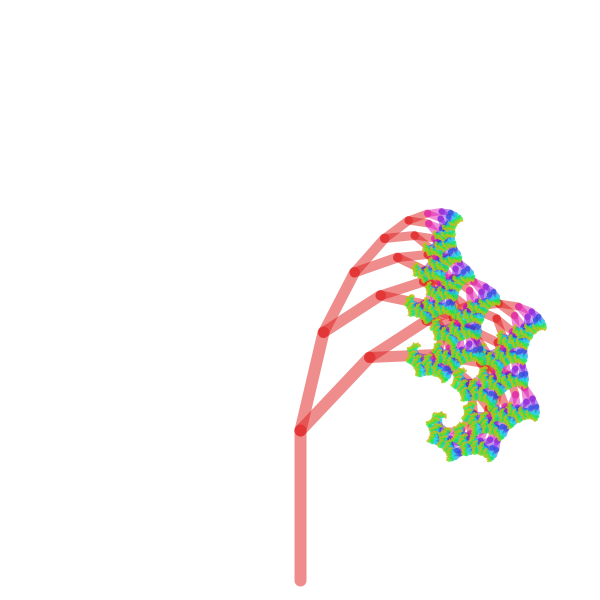
Frame 1 (no input)
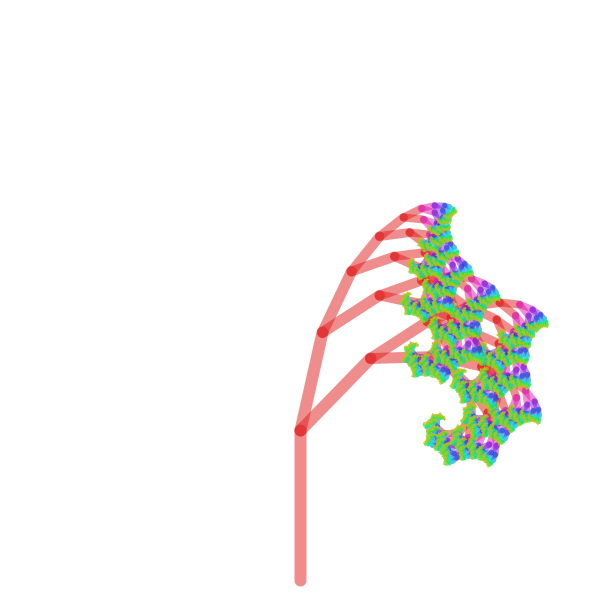
Frame 60 (the mouse pressed at the canvas centre just before this capture)
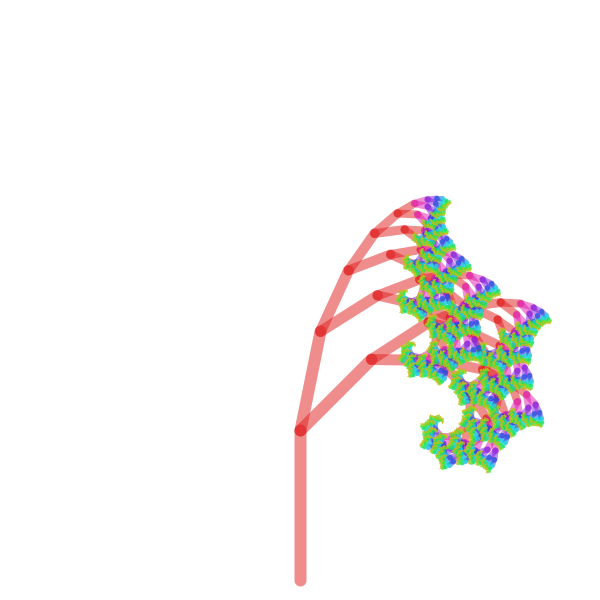
Frame 120 (the mouse held since frame 60 and released just before this capture)

The Processing sketch that drew these frames (run headless with seeded random() and noise(); from frame 60 on, the mouse is pressed at the canvas centre):

// Processing sketch: FractalTree_9
// ── FractalTree_9.pde
FTree myTree ;
float angIndex = 12.0;

void setup()
{
  size(600,600);
  
  colorMode(HSB,8);
}

void draw()
{
  background(0,0,255);
  myTree = new FTree(PI/angIndex,12);
  myTree.show();
  if(angIndex<1)
  {
    angIndex = 12.0;
  }
  
  angIndex = angIndex-0.01;
}

// ── MyTree.pde
class FTree
{
  float angle;
  int levels ;  

  float len = height/4;

  float sX = width/2;
  float sY = height-20;

  float eX = width/2;
  float eY = sY - len;

  FTree(float angle, int levels)
  {
    this.angle =  angle;
    this.levels = levels;
  }

  void show()
  {
    strokeWeight(levels);
    stroke(levels, 7, 7, 4);
    line(sX, sY, eX, eY);
    drawBranches(eX, eY, len, levels);
  }

  void drawBranches(float _eX, float _eY, float _len, int i)
  { 
    if (i>0)
    {

      translate(_eX, _eY);
      if (i==levels)
      {
        rotate(-PI+angle+0.5);
      } else
      {
        rotate(angle+0.5);
      }
      strokeWeight(i);
      stroke(i, 7, 7, 4);
      line(0, 0, 0, _len*0.67);
      
      pushMatrix();
      drawBranches(0, _len*0.67,  _len*0.67,  --i);
      popMatrix();
      
      translate(0,0);
      rotate(-2*angle);
      strokeWeight(i+1);
      stroke(i+1, 7, 7, 4);
      line(0,0,0,_len*0.67);
          
      pushMatrix();
      drawBranches(0, _len*0.67,  _len*0.67,  i--);
      popMatrix();
    }
  }
}//Class END
